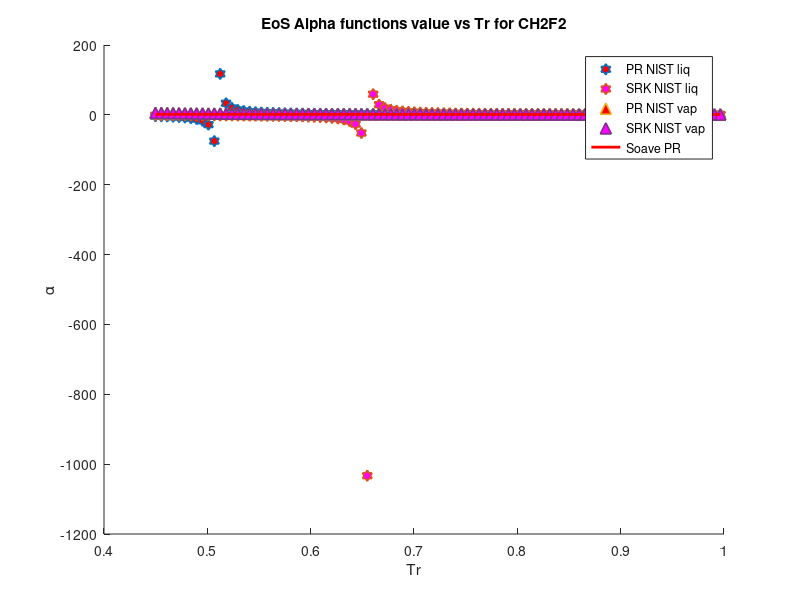

Reproduce this figure in MATLAB.
clear 
clc
load CH2F2_sat_data.mat
%alpha PR & SRK for CH2F2
P = P*10^6;
omega = 0.2769; %Acentric factor
Tc = 351.255; %K
Pc = 5782000; %Pa
R = 8.31446 %J/K*mol
Zc = 0.243;
b1 = 0.07780*(R*Tc/Pc);
a1 = 0.45724*(((R^2)*(Tc^2))/Pc);
b2 = 0.08664*(R*Tc/Pc);
a2 = 0.42747*(((R^2)*(Tc^2))/Pc);
omega_c = 1-3*Zc;
omega_b = 0.08446114781;
omega_a = 3*Zc^2+3*(1-2*Zc)*omega_b+omega_b^2+1-3*Zc;
a3 = omega_a*(((R^2)*(Tc^2))/Pc);
b3 = omega_b*(R*Tc/Pc);
c3 = omega_c*(R*Tc/Pc);
T = 158; %k
M = 52.024/1000; %kg/mol
S1=0.37464+1.54226*omega-0.26992*omega^2;
S2=0.48508+1.55171*omega-0.176*omega^2;

for i = 1:1:97
   Pr = P/Pc; 
   Tr = T/Tc;
   Tr_list(i)=Tr;
   Vm_liq(i) = M/rho_liq(i);
   Vm_vap(i) = M/rho_vap(i);
   alpha_PT_liq(i) = ((R*T)/(Vm_liq(i)-b3)-P(i))*((Vm_liq(i)^2+b3*Vm_liq(i)+c3*Vm_liq(i)-c3*b3)/a3);
   alpha_PT_vap(i) = ((R*T)/(Vm_vap(i)-b3)-P(i))*((Vm_vap(i)^2+b3*Vm_vap(i)+c3*Vm_vap(i)-c3*b3)/a3);
   alpha_PR_liq(i) = ((R*T)/(Vm_liq(i)-b1)-P(i))*((Vm_liq(i)^2+2*b1*Vm_liq(i)-b1^2)/a1)
   alpha_SRK_liq(i) = ((R*T)/(Vm_liq(i)-b2)-P(i))*((Vm_liq(i)^2+b2*Vm_liq(i))/a2);
   alpha_PR_vap(i) = ((R*T)/(Vm_vap(i)-b1)-P(i))*((Vm_vap(i)^2+2*b1*Vm_vap(i)-b1^2)/a1);
   alpha_SRK_vap(i) = ((R*T)/(Vm_vap(i)-b2)-P(i))*((Vm_vap(i)^2+b2*Vm_vap(i))/a2);
   alpha_soave_PR(i) =(1+S1*(1-sqrt(Tr)))^2;
   alpha_soave_SRK(i) =(1+S2*(1-sqrt(Tr)))^2;
   alpha_Gasem(i) = exp((1.943+0.926*Tr)*(1-(Tr)^0.1441));
%    alpha_twu(i) = (Tr)^(0.081043)*exp(0.915696*(1-(Tr)^(2.61622)));
   Temp(i)=T;
   T = T+2;
end
hold on

 plot(Tr_list,alpha_PR_liq,'h','MarkerSize',8,'MarkerFaceColor','r','LineWidth',1.2)
 %plot(Tr_list,alpha_PT_liq,'h','MarkerSize',8,'MarkerFaceColor','g','LineWidth',1.2)
 plot(Tr_list,alpha_SRK_liq,'h','MarkerSize',8,'MarkerFaceColor','m','LineWidth',1.2)
 plot(Tr_list,alpha_PR_vap,'^','MarkerSize',8,'MarkerFaceColor','r','LineWidth',1.2)
 %plot(Tr_list,alpha_PT_vap,'^','MarkerSize',8,'MarkerFaceColor','g','LineWidth',1.2)
 plot(Tr_list,alpha_SRK_vap,'^','MarkerSize',8,'MarkerFaceColor','m','LineWidth',1.2)
 plot(Tr_list,alpha_soave_PR,'r','LineWidth',2)
% plot(Tr_list,alpha_soave_SRK,'g','LineWidth',2)
% plot(Tr_list,alpha_Gasem,'b','LineWidth',2)

hold off
legend('PR NIST liq','SRK NIST liq','PR NIST vap','SRK NIST vap','Soave PR')
xlabel('Tr')
ylabel('\alpha')
title('EoS Alpha functions value vs Tr for CH2F2')
